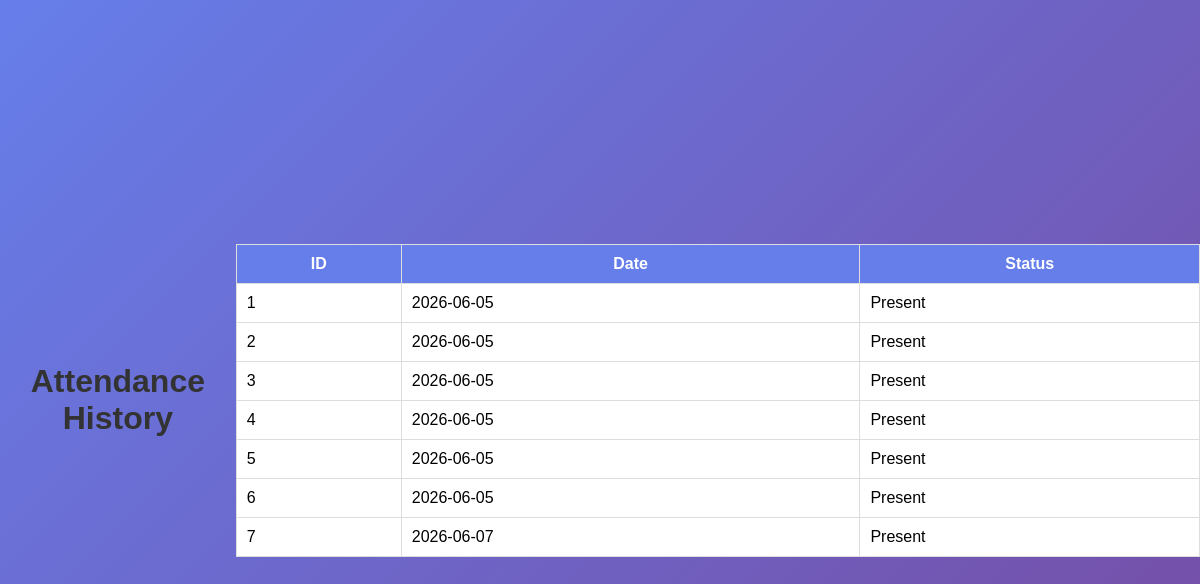
The app's page /history with its own data.
### tables this page shows
CREATE TABLE attendance(
    id INTEGER PRIMARY KEY AUTOINCREMENT,
    date TEXT,
    status TEXT
);

### app.py (the view)
@app.route('/history')
def history():
    conn = sqlite3.connect('attendance.db')
    cursor = conn.cursor()
    cursor.execute("SELECT * FROM attendance")
    records = cursor.fetchall()
    conn.close()
    return render_template("history.html", records=records)

### templates/history.html (shortened to what this page needs)
<!DOCTYPE html>
<html>
<head>
    <link rel="stylesheet" href="{{ url_for('static', filename='style.css') }}">
</head>
<body>
<h1><center>Attendance History</center></h1>
<table border="1">
    <tr>
        <th>ID</th>
        <th>Date</th>
        <th>Status</th>
    </tr>
    {% for row in records %}
    <tr>
        <td>{{ row[0] }}</td>
        <td>{{ row[1] }}</td>
        <td>{{ row[2] }}</td>
    </tr>
    {% endfor %}
</table>
</body>
</html>

### static/style.css (style rules this page uses)
body { font-family: Arial, sans-serif; background: linear-gradient(135deg, #667eea, #764ba2); margin: 0; height: 100vh; display: flex; justify-content: center; align-items: center; }
h1 { color: #333; }
table { width: 100%; border-collapse: collapse; background: white; }
th, td { border: 1px solid #ddd; padding: 10px; }
th { background: #667eea; color: white; }

### records on screen
attendance: id "1", date "2026-06-05", status "Present"
attendance: id "2", date "2026-06-05", status "Present"
attendance: id "3", date "2026-06-05", status "Present"
attendance: id "4", date "2026-06-05", status "Present"
attendance: id "5", date "2026-06-05", status "Present"
attendance: id "6", date "2026-06-05", status "Present"
attendance: id "7", date "2026-06-07", status "Present"
